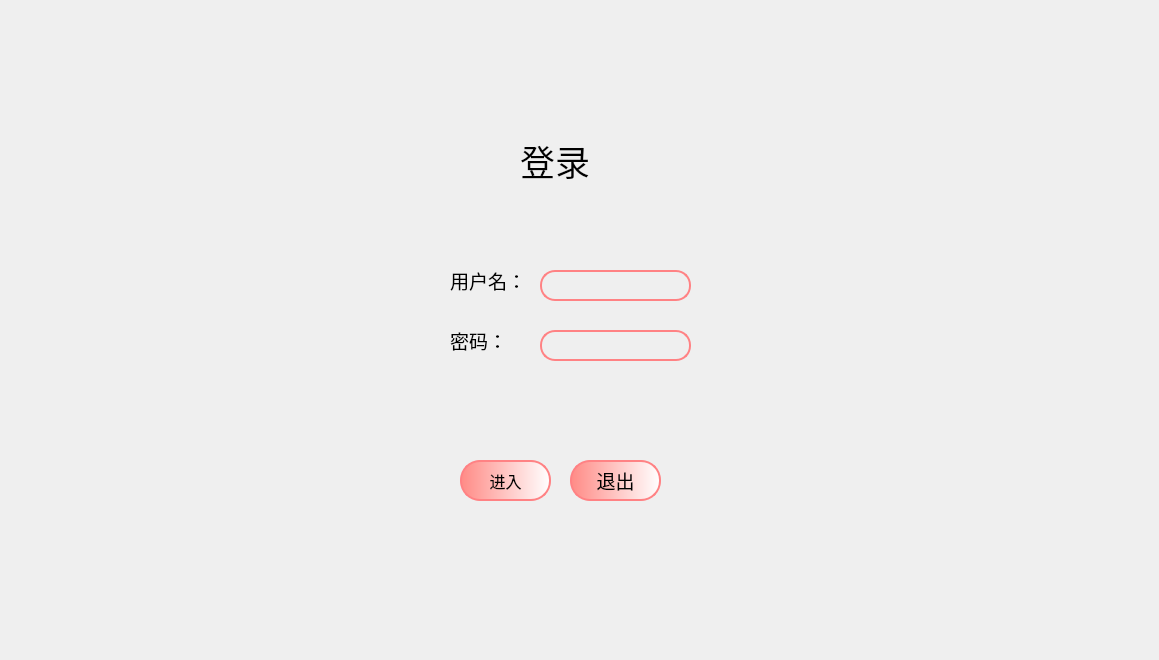
<?xml version="1.0" encoding="UTF-8"?>
<ui version="4.0">
 <class>Dialog</class>
 <widget class="QDialog" name="Dialog">
  <property name="geometry">
   <rect>
    <x>0</x>
    <y>0</y>
    <width>1159</width>
    <height>660</height>
   </rect>
  </property>
  <property name="windowTitle">
   <string>Dialog</string>
  </property>
  <widget class="QLabel" name="label">
   <property name="geometry">
    <rect>
     <x>520</x>
     <y>130</y>
     <width>101</width>
     <height>61</height>
    </rect>
   </property>
   <property name="font">
    <font>
     <family>Agency FB</family>
     <pointsize>26</pointsize>
    </font>
   </property>
   <property name="text">
    <string>登录</string>
   </property>
  </widget>
  <widget class="QLabel" name="label_2">
   <property name="geometry">
    <rect>
     <x>450</x>
     <y>260</y>
     <width>231</width>
     <height>41</height>
    </rect>
   </property>
   <property name="font">
    <font>
     <family>Agency FB</family>
     <pointsize>14</pointsize>
    </font>
   </property>
   <property name="text">
    <string>用户名：</string>
   </property>
  </widget>
  <widget class="QLabel" name="label_3">
   <property name="geometry">
    <rect>
     <x>450</x>
     <y>320</y>
     <width>231</width>
     <height>41</height>
    </rect>
   </property>
   <property name="font">
    <font>
     <family>Agency FB</family>
     <pointsize>14</pointsize>
    </font>
   </property>
   <property name="text">
    <string>密码：</string>
   </property>
  </widget>
  <widget class="QPushButton" name="pushButton">
   <property name="geometry">
    <rect>
     <x>460</x>
     <y>460</y>
     <width>91</width>
     <height>41</height>
    </rect>
   </property>
   <property name="font">
    <font>
     <family>Agency FB</family>
     <pointsize>12</pointsize>
    </font>
   </property>
   <property name="styleSheet">
    <string notr="true">QPushButton {
    background-color: qlineargradient(spread:repeat, x1:0, y1:0, x2:1, y2:0, stop:0 rgba(255, 139, 134, 255), stop:1 rgba(255, 255, 255, 255));
    border: 2px solid rgb(255, 183, 184);
    border-color: rgb(255, 130, 132);
    border-radius: 20px; /* 设置圆角半径，数值可根据按钮大小调整 */
}

QPushButton:hover {
    background-color: rgb(255, 174, 175); /* 设置鼠标悬停时的背景颜色 */
    border: 2px solid rgb(255, 110, 112); /* 设置鼠标悬停时的边框颜色 */
    color: black; /* 设置鼠标悬停时的文本颜色 */
    box-shadow: 5px 5px 10px rgba(0, 0, 0, 0.3); /* 设置鼠标悬停时的阴影效果 */
    cursor: pointer; /* 设置鼠标悬停时的指针样式 */
}</string>
   </property>
   <property name="text">
    <string>进入</string>
   </property>
  </widget>
  <widget class="QPushButton" name="pushButton_2">
   <property name="geometry">
    <rect>
     <x>570</x>
     <y>460</y>
     <width>91</width>
     <height>41</height>
    </rect>
   </property>
   <property name="font">
    <font>
     <family>Agency FB</family>
     <pointsize>14</pointsize>
    </font>
   </property>
   <property name="styleSheet">
    <string notr="true">QPushButton {
    background-color: qlineargradient(spread:repeat, x1:0, y1:0, x2:1, y2:0, stop:0 rgba(255, 139, 134, 255), stop:1 rgba(255, 255, 255, 255));
    border: 2px solid rgb(255, 183, 184);
    border-color: rgb(255, 130, 132);
    border-radius: 20px; /* 设置圆角半径，数值可根据按钮大小调整 */
}

QPushButton:hover {
    background-color: rgb(255, 174, 175); /* 设置鼠标悬停时的背景颜色 */
    border: 2px solid rgb(255, 110, 112); /* 设置鼠标悬停时的边框颜色 */
    color: black; /* 设置鼠标悬停时的文本颜色 */
    box-shadow: 5px 5px 10px rgba(0, 0, 0, 0.3); /* 设置鼠标悬停时的阴影效果 */
    cursor: pointer; /* 设置鼠标悬停时的指针样式 */
}</string>
   </property>
   <property name="text">
    <string>退出</string>
   </property>
  </widget>
  <widget class="QLineEdit" name="lineEdit">
   <property name="geometry">
    <rect>
     <x>540</x>
     <y>270</y>
     <width>151</width>
     <height>31</height>
    </rect>
   </property>
   <property name="styleSheet">
    <string notr="true">QLineEdit {
    background: transparent; /* 设置背景为透明 */
    border: 2px solid rgb(255, 130, 132); /* 设置边框为粉色并且厚度为2px */
    border-radius: 15px; /* 设置圆角半径，这里假设输入框高度为30px */
}</string>
   </property>
  </widget>
  <widget class="QLineEdit" name="lineEdit_2">
   <property name="geometry">
    <rect>
     <x>540</x>
     <y>330</y>
     <width>151</width>
     <height>31</height>
    </rect>
   </property>
   <property name="styleSheet">
    <string notr="true">QLineEdit {
    background: transparent; /* 设置背景为透明 */
    border: 2px solid rgb(255, 130, 132); /* 设置边框为粉色并且厚度为2px */
    border-radius: 15px; /* 设置圆角半径，这里假设输入框高度为30px */
}</string>
   </property>
  </widget>
 </widget>
 <resources/>
 <connections>
  <connection>
   <sender>pushButton</sender>
   <signal>clicked()</signal>
   <receiver>Dialog</receiver>
   <slot>login_()</slot>
   <hints>
    <hint type="sourcelabel">
     <x>626</x>
     <y>403</y>
    </hint>
    <hint type="destinationlabel">
     <x>579</x>
     <y>329</y>
    </hint>
   </hints>
  </connection>
  <connection>
   <sender>pushButton_2</sender>
   <signal>clicked()</signal>
   <receiver>Dialog</receiver>
   <slot>close()</slot>
   <hints>
    <hint type="sourcelabel">
     <x>626</x>
     <y>443</y>
    </hint>
    <hint type="destinationlabel">
     <x>579</x>
     <y>329</y>
    </hint>
   </hints>
  </connection>
 </connections>
 <slots>
  <slot>login_()</slot>
 </slots>
</ui>
